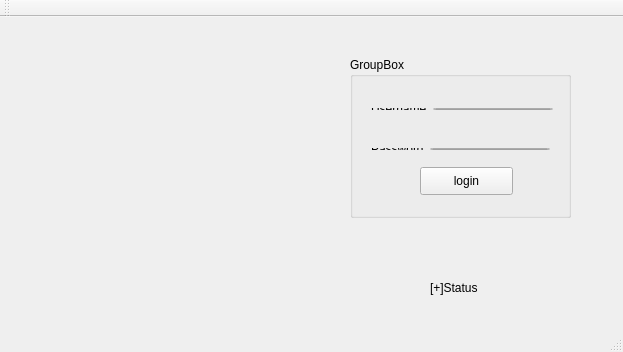
<?xml version="1.0" encoding="UTF-8"?>
<ui version="4.0">
 <class>Login</class>
 <widget class="QMainWindow" name="Login">
  <property name="geometry">
   <rect>
    <x>0</x>
    <y>0</y>
    <width>623</width>
    <height>352</height>
   </rect>
  </property>
  <property name="windowTitle">
   <string>Login</string>
  </property>
  <widget class="QWidget" name="centralWidget">
   <widget class="QLabel" name="label">
    <property name="geometry">
     <rect>
      <x>430</x>
      <y>250</y>
      <width>121</width>
      <height>41</height>
     </rect>
    </property>
    <property name="text">
     <string>[+]Status</string>
    </property>
   </widget>
   <widget class="QGroupBox" name="Sign">
    <property name="geometry">
     <rect>
      <x>350</x>
      <y>40</y>
      <width>221</width>
      <height>161</height>
     </rect>
    </property>
    <property name="title">
     <string>GroupBox</string>
    </property>
    <widget class="QPushButton" name="pushButton">
     <property name="geometry">
      <rect>
       <x>70</x>
       <y>110</y>
       <width>93</width>
       <height>28</height>
      </rect>
     </property>
     <property name="text">
      <string>login</string>
     </property>
    </widget>
    <widget class="QWidget" name="">
     <property name="geometry">
      <rect>
       <x>10</x>
       <y>40</y>
       <width>204</width>
       <height>24</height>
      </rect>
     </property>
     <layout class="QHBoxLayout" name="horizontalLayout">
      <item>
       <widget class="QLabel" name="label_2">
        <property name="text">
         <string>Username</string>
        </property>
       </widget>
      </item>
      <item>
       <widget class="QLineEdit" name="lineEdit_username"/>
      </item>
     </layout>
    </widget>
    <widget class="QWidget" name="">
     <property name="geometry">
      <rect>
       <x>10</x>
       <y>80</y>
       <width>201</width>
       <height>24</height>
      </rect>
     </property>
     <layout class="QHBoxLayout" name="horizontalLayout_2">
      <item>
       <widget class="QLabel" name="label_3">
        <property name="text">
         <string>Password</string>
        </property>
       </widget>
      </item>
      <item>
       <widget class="QLineEdit" name="lineEdit_password">
        <property name="echoMode">
         <enum>QLineEdit::Password</enum>
        </property>
       </widget>
      </item>
     </layout>
    </widget>
   </widget>
   <widget class="QLabel" name="label_pic">
    <property name="geometry">
     <rect>
      <x>20</x>
      <y>30</y>
      <width>321</width>
      <height>211</height>
     </rect>
    </property>
    <property name="text">
     <string/>
    </property>
   </widget>
  </widget>
  <widget class="QMenuBar" name="menuBar">
   <property name="geometry">
    <rect>
     <x>0</x>
     <y>0</y>
     <width>623</width>
     <height>26</height>
    </rect>
   </property>
  </widget>
  <widget class="QToolBar" name="mainToolBar">
   <attribute name="toolBarArea">
    <enum>TopToolBarArea</enum>
   </attribute>
   <attribute name="toolBarBreak">
    <bool>false</bool>
   </attribute>
  </widget>
  <widget class="QStatusBar" name="statusBar"/>
 </widget>
 <layoutdefault spacing="6" margin="11"/>
 <resources/>
 <connections/>
</ui>
